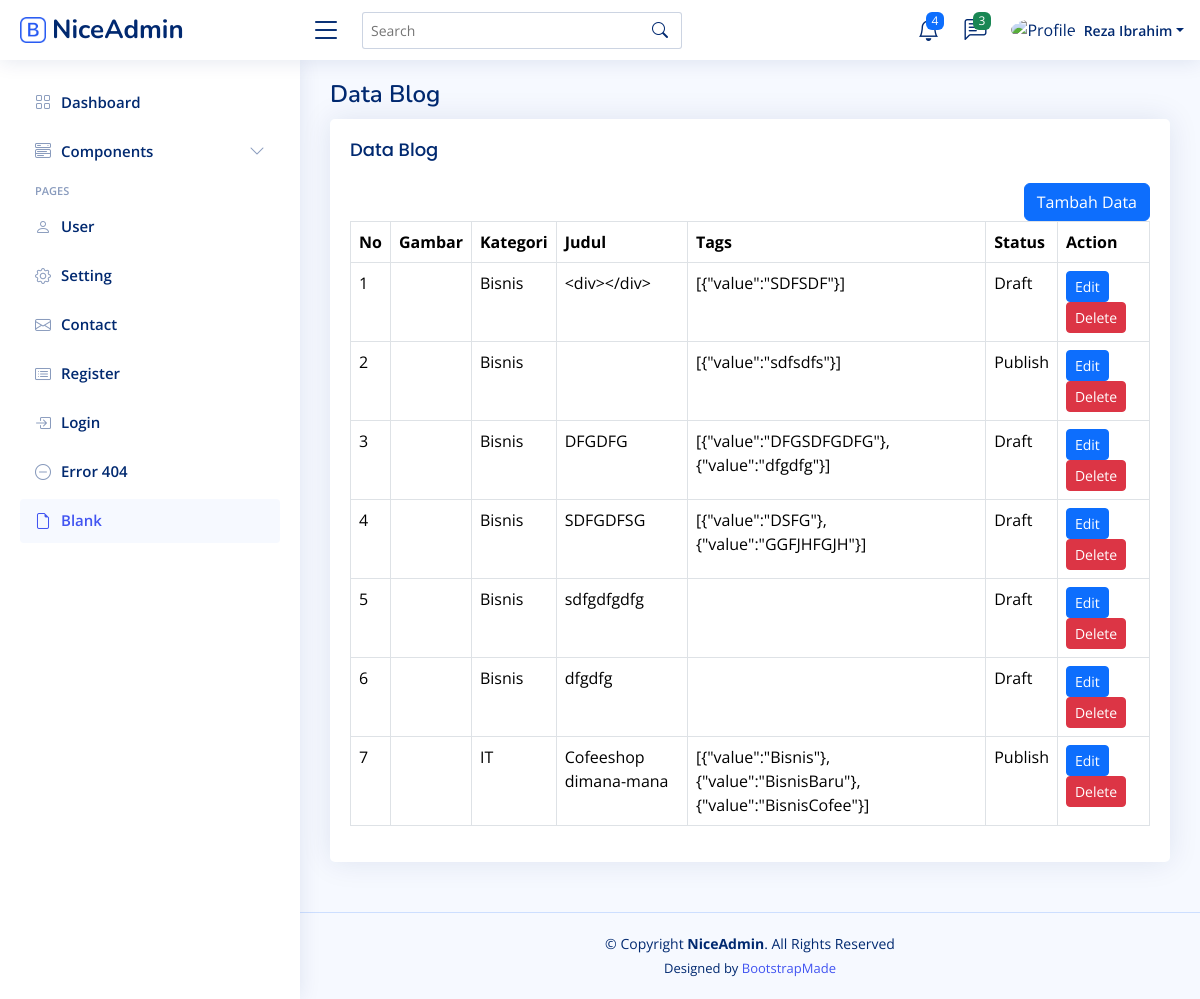
Page /admin/home.php?page=blog (signed in) on the committed database.
### tables this page shows
CREATE TABLE `blogs` (
  `id` int(11) NOT NULL,
  `id_category` int(11) NOT NULL,
  `title` varchar(50) NOT NULL,
  `content` longtext NOT NULL,
  `penulis` varchar(30) NOT NULL,
  `is_active` tinyint(1) NOT NULL DEFAULT 1,
  `image` varchar(100) NOT NULL,
  `tags` text NOT NULL,
  `created_at` timestamp NOT NULL DEFAULT current_timestamp(),
  `updated_at` timestamp NULL DEFAULT NULL ON UPDATE current_timestamp()
);

CREATE TABLE `categories` (
  `id` int(11) NOT NULL,
  `name` varchar(50) NOT NULL,
  `type` varchar(35) NOT NULL,
  `created_at` timestamp NOT NULL DEFAULT current_timestamp() ON UPDATE current_timestamp(),
  `updated_at` timestamp NULL DEFAULT NULL ON UPDATE current_timestamp()
);

### admin/content/blog.php (the view)
<?php
$query = mysqli_query($koneksi, "SELECT blogs.*, categories.name AS category_name FROM blogs JOIN categories ON categories.id = blogs.id_category
    ORDER BY blogs.id DESC");
$rows = mysqli_fetch_all($query, MYSQLI_ASSOC);
function changeIsActive($isActive)
{
    switch ($isActive) {
        case 1:
            $title = "<span class'badge bg-primary'>Publish</span>";
            break;
        default:
            $title = "<span class'badge bg-danger'>Draft</span>";
            break;
    }
    return $title;
}
?>
<div class="pagetitle">
    <h1>Data Blog</h1>
</div>
<section class="section">
    <div class="row">
        <div class="col-lg-12">
            <div class="card">
                <div class="card-body">
                    <h5 class="card-title">Data Blog</h5>
                    <div class="mb-3" align="right">
                        <a href="?page=tambah-blog" class="btn btn-primary">Tambah Data</a
                            </div>
                        <table class="table table-bordered">
                            <thead>
                                <tr>
                                    <th>No</th>
                                    <th>Gambar</th>
                                    <th>Kategori</th>
                                    <th>Judul</th>
                                    <th>Tags</th>
                                    <th>Status</th>
                                    <th>Action</th>
                                </tr>
                            </thead>
                            <tbody>
                                <?php foreach ($rows as $key => $row): ?>
                                    <tr>
                                        <td><?php echo $key += 1; ?></td>
                                        <td><img width="100" src="uploads/<?php echo $row['image'] ?>" alt=""></td>
                                        <td><?php echo $row['category_name'] ?></td>
                                        <td><?php echo $row['title'] ?></td>
                                        <td><?php echo $row['tags'] ?></td>
                                        <td><?php echo changeIsActive($row['is_active']) ?></td>
                                        <td>
                                            <a href="?page=tambah-blog&edit=<?php echo $row['id'] ?>" class="btn btn-sm btn-primary">Edit</a>
                                            <a onclick="return confirm('Apakah anda yakin akan menghapus data ini?')" href="?page=tambah-blog&delete=<?php echo $row['id'] ?>" class="btn btn-sm btn-danger">Delete</a>
                                        </td>
                                    </tr>
                                <?php endforeach; ?>
                            </tbody>
                        </table>
                    </div>
                </div>
            </div>
        </div>
</section>

### admin/assets/css/style.css (style rules this page uses)
:root { scroll-behavior: smooth; }
body { font-family: "Open Sans", sans-serif; background: #f6f9ff; color: #444444; }
a { color: #4154f1; text-decoration: none; }
h1, h2, h3, h4, h5, h6 { font-family: "Nunito", sans-serif; }
.pagetitle { margin-bottom: 10px; }
.pagetitle h1 { font-size: 24px; margin-bottom: 0; font-weight: 600; color: #012970; }
.card { margin-bottom: 30px; border: none; border-radius: 5px; box-shadow: 0px 0 30px rgba(1, 41, 112, 0.1); }
.card-title { padding: 20px 0 15px 0; font-size: 18px; font-weight: 500; color: #012970; font-family: "Poppins", sans-serif; }
.card-body { padding: 0 20px 20px 20px; }

### rows in the picture
blogs: key "1", id_category.name "Bisnis", title "<div></div>", tags "[{\"value\":\"SDFSDF\"}]", is_active "Draft"
blogs: key "2", id_category.name "Bisnis", tags "[{\"value\":\"sdfsdfs\"}]", is_active "Publish"
blogs: key "3", id_category.name "Bisnis", title "DFGDFG", tags "[{\"value\":\"DFGSDFGDFG\"},{\"value\":\"dfgdfg\"}]", is_active "Draft"
blogs: key "4", id_category.name "Bisnis", title "SDFGDFSG", tags "[{\"value\":\"DSFG\"},{\"value\":\"GGFJHFGJH\"}]", is_active "Draft"
blogs: key "5", id_category.name "Bisnis", title "sdfgdfgdfg", is_active "Draft"
blogs: key "6", id_category.name "Bisnis", title "dfgdfg", is_active "Draft"
blogs: key "7", id_category.name "IT", title "Cofeeshop dimana-mana", tags "[{\"value\":\"Bisnis\"},{\"value\":\"BisnisBaru\"},{\"value\":\"BisnisCofee\"}]", is_active "Publish"

### other values in the picture
$_SESSION['NAME'] "Reza Ibrahim"
